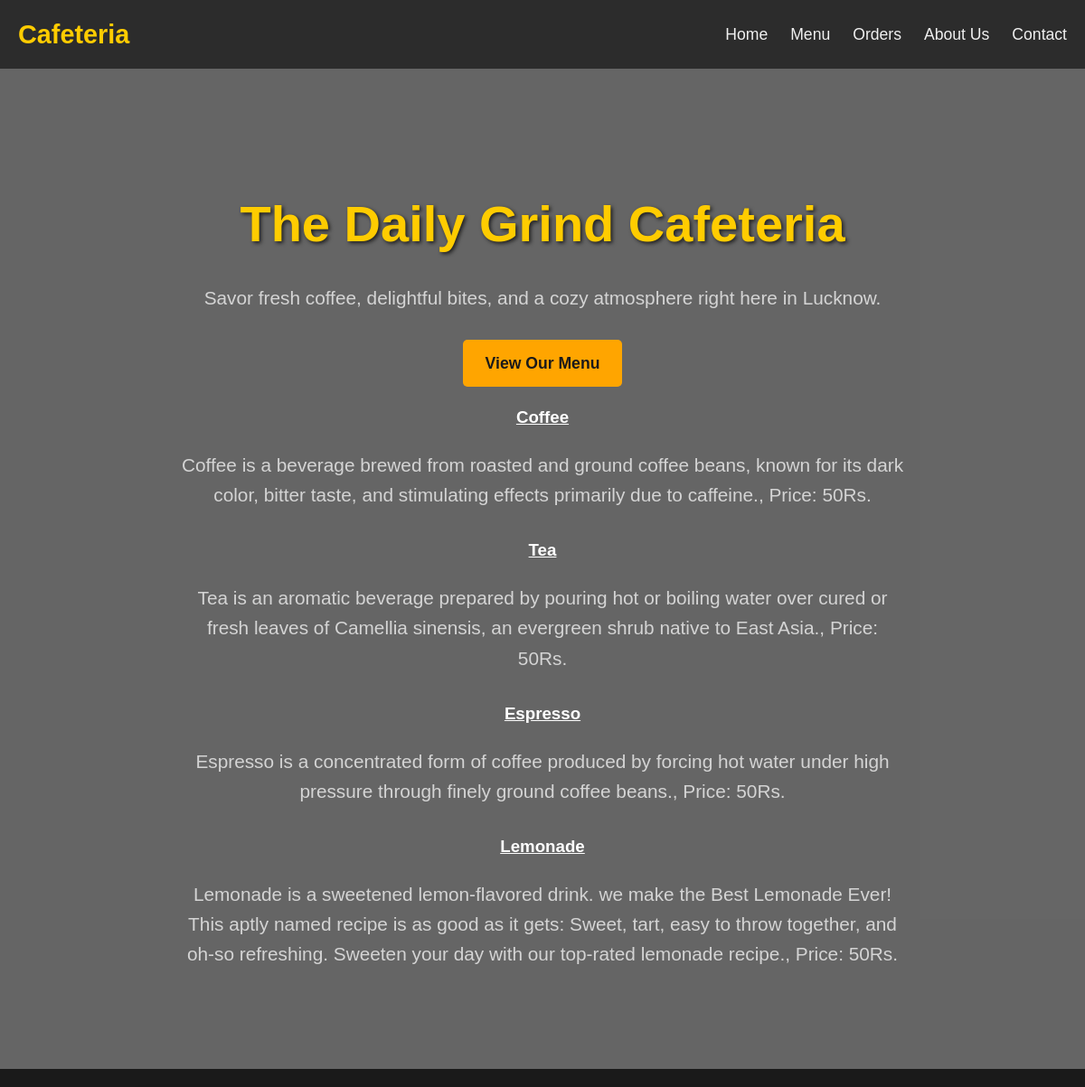
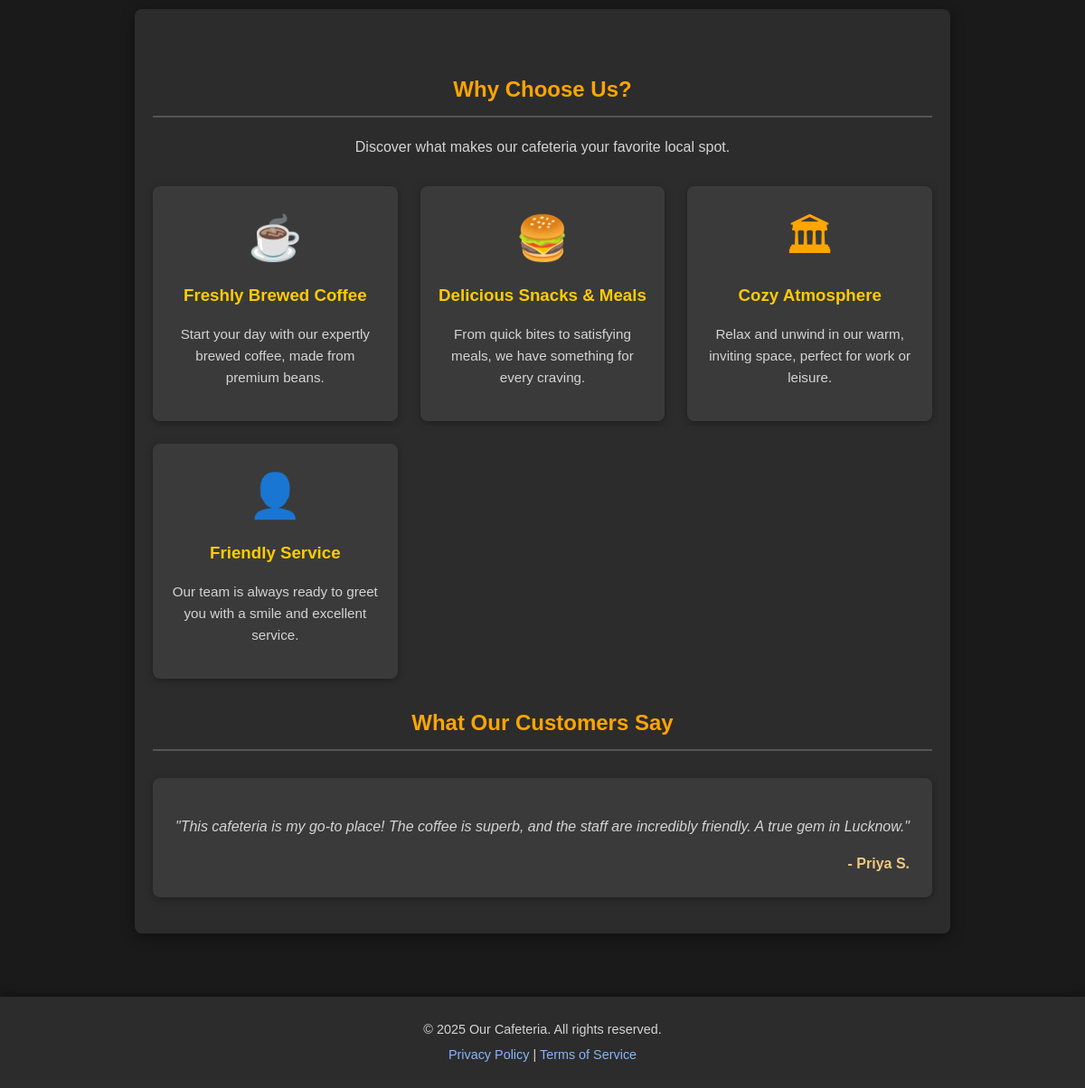
Page /cafeteria/ on the committed database (2 pictures, top to bottom).
### cafeteria/models.py (models this page shows, shortened)
class DrinkVariety(models.Model):
    DRINK_CHOICES = [('CF', 'COFFEE'),
                     ('TE', 'TEA'),
                     ('CP', 'CAPPUCCINO'),
                     ('LT', 'LATTE'),
                     ('EP', 'ESPRESSO'),
                     ('OJ', 'ORANGE JUICE'),
                     ('AJ', 'APPLE JUICE'),
                     ('CL', 'COLA'),
                     ('LM', 'LEMONADE'),
                     ('MS', 'MILKSHAKE'),
                     ]
    name = models.CharField(max_length=100)
    image = models.ImageField(upload_to='imgs')
    data_add = models.DateTimeField(default=timezone.now)
    type = models.CharField(max_length=2, choices=DRINK_CHOICES, default='CF')
    description = models.TextField(max_length=1000, default='')
    price = models.IntegerField(validators=[
        MinValueValidator(0),
        MaxValueValidator(10000)
    ])

### cafeteria/views.py (the view)
# urls.py: path("", views.all_drinks, name='all_drinks'),
def all_drinks(request):
    drinks = DrinkVariety.objects.all()
    return render(request, 'cafeteria/index.html', {'drinks':drinks})

### cafeteria/templates/cafeteria/index.html (shortened to what this page needs)
{% extends 'layout.html'%}
{% block content %}
<section class="hero-section">
    <div class="hero-content">
        <h1>The Daily Grind Cafeteria</h1>
        <p>Savor fresh coffee, delightful bites, and a cozy atmosphere right here in Lucknow.</p>
        <a href="menu" class="hero-button">View Our Menu</a>
        {% for dnk in drinks %}
        <div class="drink-item">
            <h3 ><a href="{% url 'menu_detail' dnk.id %}">{{ dnk.name }}</a></h3>
            <p>{{ dnk.description }}, Price: {{dnk.price}}Rs.</p>
        </div>
        {% endfor %}
    </div>
</section>
<div class="content-container">
    <h2>Why Choose Us?</h2>
    <p class="section-text">Discover what makes our cafeteria your favorite local spot.</p>
    <div class="features-grid">
        <div class="feature-item">
            <div class="icon">&#9749;</div>
            <h3>Freshly Brewed Coffee</h3>
            <p>Start your day with our expertly brewed coffee, made from premium beans.</p>
        </div>
        <div class="feature-item">
            <div class="icon">&#127828;</div>
            <h3>Delicious Snacks & Meals</h3>
            <p>From quick bites to satisfying meals, we have something for every craving.</p>
        </div>
        <div class="feature-item">
            <div class="icon">&#127963;</div>
            <h3>Cozy Atmosphere</h3>
            <p>Relax and unwind in our warm, inviting space, perfect for work or leisure.</p>
        </div>
        <div class="feature-item">
            <div class="icon">&#128100;</div>
            <h3>Friendly Service</h3>
            <p>Our team is always ready to greet you with a smile and excellent service.</p>
        </div>
    </div>
    <h2>What Our Customers Say</h2>
    <div class="highlight-card">
        <p>"This cafeteria is my go-to place! The coffee is superb, and the staff are incredibly friendly. A true gem in
            Lucknow."</p>
        <span>- Priya S.</span>
    </div>
</div>
{% endblock %}

### cafeteria/templates/layout.html (shortened to what this page needs)
{% load static %}
<!DOCTYPE html>
<html lang="en">
<head>
</head>
<body>
    <nav class="navbar">
        <a href="#" class="navbar-brand">Cafeteria</a>
        <ul class="navbar-nav">
            <li><a href="/cafeteria/">Home</a></li>
            <li><a href="menu">Menu</a></li>
            <li><a href="orders">Orders</a></li>
            <li><a href="about">About Us</a></li>
            <li><a href="contact">Contact</a></li>
        </ul>
    </nav>
    {% block content %}{% endblock %}
    <footer class="footer">
        <p>&copy; 2025 Our Cafeteria. All rights reserved.</p>
        <p><a href="#">Privacy Policy</a> | <a href="#">Terms of Service</a></p>
    </footer>
</body>
</html>

### cafeteria/templates/layout.html (style rules this page uses)
body { height: 100vh; width: 100vw; font-family: sans-serif; margin: 0; background-color: #1a1a1a; color: #f0f0f0; line-height: 1.6; display: flex; flex-direction: column; min-height: 100vh; }
.navbar { background-color: #2c2c2c; padding: 15px 20px; box-shadow: 0 2px 10px rgba(0, 0, 0, 0.4); display: flex; justify-content: space-between; align-items: center; }
.navbar-brand { color: #ffcc00; font-size: 1.8em; font-weight: bold; text-decoration: none; }
.navbar-nav { list-style: none; margin: 0; padding: 0; display: flex; }
.navbar-nav li { margin-left: 25px; }
.navbar-nav a { color: #f0f0f0; text-decoration: none; font-size: 1.1em; transition: color 0.3s ease; }
.hero-section { background: url('https://via.placeholder.com/1500x600/333333/ffcc00?text=Cafeteria+Vibes') no-repeat center center/cover; color: #fff; text-align: center; padding: 80px 20px; position: relative; }
.hero-section::before { content: ''; position: absolute; top: 0; left: 0; right: 0; bottom: 0; background-color: rgba(0, 0, 0, 0.5); z-index: 1; }
.hero-content { position: relative; z-index: 2; max-width: 800px; margin: 0 auto; }
.hero-content h1 { font-size: 3.5em; margin-bottom: 20px; color: #ffcc00; text-shadow: 2px 2px 4px rgba(0, 0, 0, 0.7); }
.hero-content p { font-size: 1.3em; margin-bottom: 30px; color: #d4d4d4; }
.hero-button { display: inline-block; background-color: #ffa500; color: #1a1a1a; padding: 12px 25px; border-radius: 5px; text-decoration: none; font-size: 1.1em; font-weight: bold; transition: background-color 0.3s ease, transform 0.2s ease; }
.content-container { flex-grow: 1; padding: 40px 20px; max-width: 900px; margin: 30px auto; background-color: #2c2c2c; border-radius: 8px; box-shadow: 0 4px 15px rgba(0, 0, 0, 0.4); }
h2 { color: #ffa500; border-bottom: 2px solid #555; padding-bottom: 10px; margin-top: 30px; margin-bottom: 20px; text-align: center; }
.section-text { text-align: center; margin-bottom: 30px; color: #d4d4d4; }
.features-grid { display: grid; grid-template-columns: repeat(auto-fit, minmax(250px, 1fr)); gap: 25px; margin-top: 20px; }
.feature-item { background-color: #3a3a3a; padding: 20px; border-radius: 8px; text-align: center; box-shadow: 0 2px 8px rgba(0, 0, 0, 0.3); transition: transform 0.3s ease; }
.feature-item h3 { color: #ffcc00; margin-top: 10px; margin-bottom: 15px; }
.feature-item p { font-size: 0.95em; color: #d4d4d4; }
.icon { font-size: 3em; color: #ffa500; margin-bottom: 10px; }
.highlight-card { background-color: #3a3a3a; padding: 25px; border-radius: 8px; box-shadow: 0 2px 8px rgba(0, 0, 0, 0.3); margin-top: 30px; }
.highlight-card p { font-style: italic; text-align: center; color: #d4d4d4; margin-bottom: 15px; }
.highlight-card span { display: block; text-align: right; font-weight: bold; color: #f0c880; }
a { color: inherit; }
.footer { background-color: #2c2c2c; color: #d4d4d4; text-align: center; padding: 20px; margin-top: 40px; box-shadow: 0 -2px 10px rgba(0, 0, 0, 0.4); }
.footer p { margin: 5px 0; font-size: 0.9em; }
.footer a { color: #89b4fa; text-decoration: none; }

### rows in the picture
DrinkVariety: name "Coffee", description "Coffee is a beverage brewed from roasted and ground coffee beans, known for its dark color, bitter taste, and stimulating effects primarily due to caffeine.", price "50"
DrinkVariety: name "Tea", description "Tea is an aromatic beverage prepared by pouring hot or boiling water over cured or fresh leaves of Camellia sinensis, an evergreen shrub native to East Asia.", price "50"
DrinkVariety: name "Espresso", description "Espresso is a concentrated form of coffee produced by forcing hot water under high pressure through finely ground coffee beans.", price "50"
DrinkVariety: name "Lemonade", description "Lemonade is a sweetened lemon-flavored drink. we make the Best Lemonade Ever! This aptly named recipe is as good as it gets: Sweet, tart, easy to throw together, and oh-so refreshing. Sweeten your day with our top-rated lemonade recipe.", price "50"
